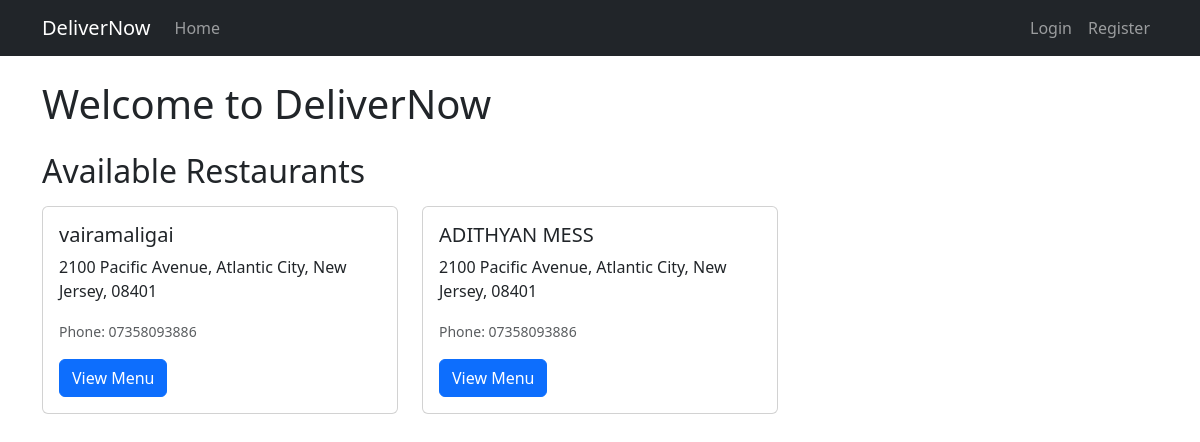
The page / on the database its author committed.
### core/models.py (models this page shows, shortened)
class Restaurant(models.Model):
    name = models.CharField(max_length=100)
    address = models.TextField()
    phone = models.CharField(max_length=20)
    owner = models.ForeignKey(User, on_delete=models.CASCADE, related_name='restaurants')
    created_at = models.DateTimeField(auto_now_add=True)

### core/views.py (the view)
# urls.py: path('', views.home, name='home'),
def home(request):
    restaurants = Restaurant.objects.all()
    return render(request, 'core/home.html', {'restaurants': restaurants})

### core/templates/core/home.html (shortened to what this page needs)
{% extends 'core/base.html' %}
{% block content %}
<div class="row">
    <div class="col-12">
        <h1 class="mb-4">Welcome to DeliverNow</h1>
    </div>
</div>
<div class="row">
    <div class="col-12">
        <h2 class="mb-3">Available Restaurants</h2>
        {% if restaurants %}
            <div class="row row-cols-1 row-cols-md-3 g-4">
                {% for restaurant in restaurants %}
                    <div class="col">
                        <div class="card h-100">
                            <div class="card-body">
                                <h5 class="card-title">{{ restaurant.name }}</h5>
                                <p class="card-text">{{ restaurant.address }}</p>
                                <p class="card-text"><small class="text-muted">Phone: {{ restaurant.phone }}</small></p>
                                <a href="{% url 'restaurant_detail' pk=restaurant.pk %}" class="btn btn-primary">View Menu</a>
                            </div>
                        </div>
                    </div>
                {% endfor %}
            </div>
        {% else %}
            <p>No restaurants available yet.</p>
        {% endif %}
    </div>
</div>
{% endblock %}

### core/templates/core/base.html (shortened to what this page needs)
<!DOCTYPE html>
<html lang="en">
<head>
    <link href="https://cdn.jsdelivr.net/npm/bootstrap@5.3.0/dist/css/bootstrap.min.css" rel="stylesheet">
</head>
<body>
    <nav class="navbar navbar-expand-lg navbar-dark bg-dark">
        <div class="container">
            <a class="navbar-brand" href="{% url 'home' %}">DeliverNow</a>
            <div class="collapse navbar-collapse" id="navbarNav">
                <ul class="navbar-nav me-auto">
                    <li class="nav-item">
                        <a class="nav-link" href="{% url 'home' %}">Home</a>
                    </li>
                </ul>
                <ul class="navbar-nav">
                    {% if user.is_authenticated %}
                        <li class="nav-item">
                            <span class="nav-link">Welcome, {{ user.username }}</span>
                        </li>
                        <li class="nav-item">
                            <a class="nav-link" href="{% url 'logout' %}">Logout</a>
                        </li>
                    {% else %}
                        <li class="nav-item">
                            <a class="nav-link" href="{% url 'login' %}">Login</a>
                        </li>
                        <li class="nav-item">
                            <a class="nav-link" href="{% url 'register' %}">Register</a>
                        </li>
                    {% endif %}
                </ul>
            </div>
        </div>
    </nav>
    <div class="container mt-4">
        {% block content %}
        {% endblock %}
    </div>
</body>
</html>

### rows shown on the page
Restaurant: name "vairamaligai", address "2100 Pacific Avenue, Atlantic City, New Jersey, 08401", phone "07358093886"
Restaurant: name "ADITHYAN MESS", address "2100 Pacific Avenue, Atlantic City, New Jersey, 08401", phone "07358093886"
